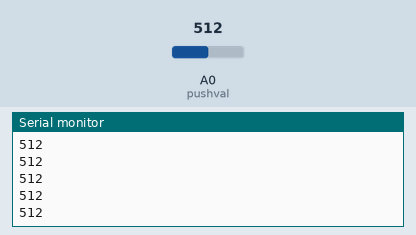
This sketch was run on a simulated Arduino Uno, built with avr-gcc and run on an emulated ATmega328P. Shown: the last lines printed to the serial monitor. The inputs (shaded band) are chosen by the test bench; at power-on: A0 (pushval) = 512.

Above: at 1.2 s.
1.3 s: A0 (pushval) set to 716
At 1.32 s:
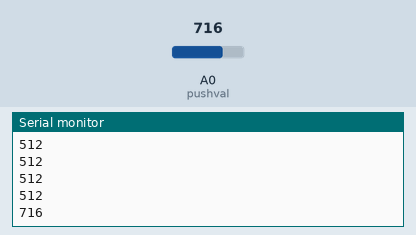
2.8 s: A0 (pushval) set to 900
At 2.82 s:
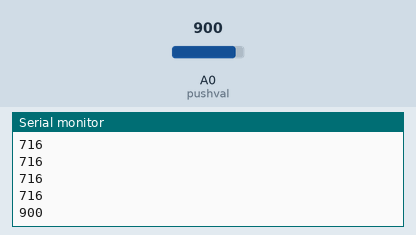
Timing chart, 0 to 5.8 s (numbered marks = the images above; inputs shaded):
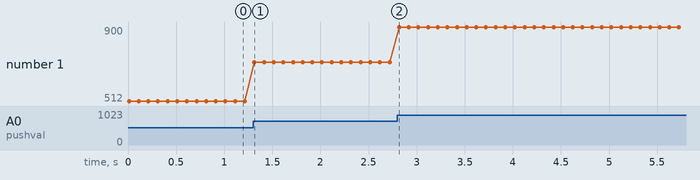

The sketch:

MASTER.ino
```cpp
//int enablePin = 8;
int pushval = A0;
int potval = 0 ;

void setup() {
  Serial.begin(9600);            // initialize serial at baudrate 9600:
  //pinMode(enablePin, OUTPUT);
  pinMode(pushval, INPUT);
  delay(10);

  //digitalWrite(enablePin, HIGH);  //  (always high as Master Writes data to Slave)
}
void loop() {
  int potval = analogRead(pushval);
  Serial.println(potval);          //Serial Write POTval to RS-485 Bus
  delay(100);
}
```

Measured:
- after the input at 1.3 s, the serial monitor: prints a new line at once (image 1)
- after the input at 2.8 s, the serial monitor: prints a new line at once (image 2)
- plotted number 1: 512 → 716 after the input at 1.3 s, 716 → 900 after the input at 2.8 s
